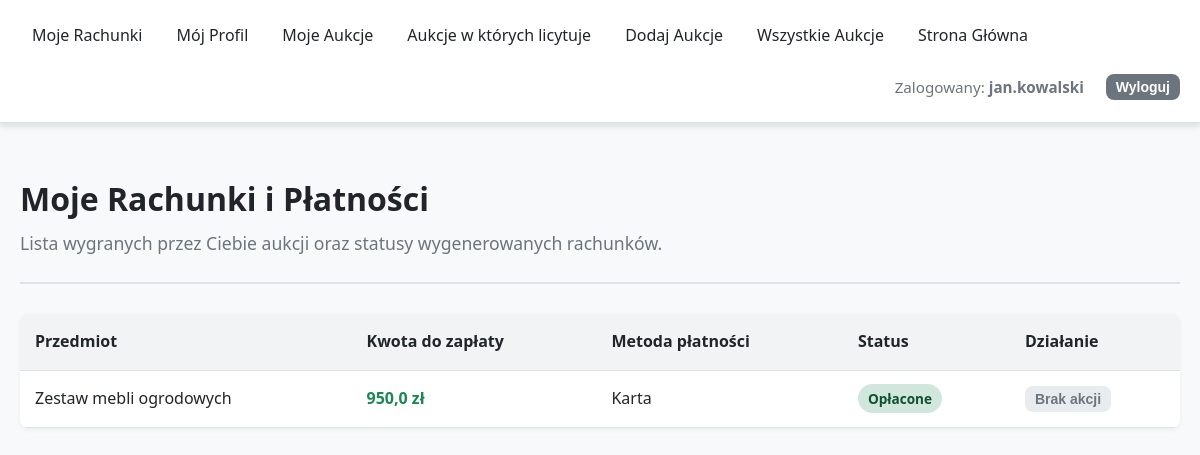
The app's page /my-invoices/ (signed in) with its own data.
### serwis/models.py (models this page shows, shortened)
class Platnosc(models.Model):
    STATUS = [
        ("Zaplacone", "Zaplacone"),
        ("Anulowano", "Anulowano"),
        ("Nie Zaplacone", "Nie Zaplacone")
    ]
    METODA_PLATNOSCI = [
        ("Karta", "Karta"),
        ("Gotowka", "Gotowka")
    ]
    aukcja = models.ForeignKey(Aukcja, on_delete=models.CASCADE, related_name="platnosci")
    platnik = models.ForeignKey(Uzytkownik, on_delete=models.CASCADE, related_name="dokonane_platnosci")
    status_platnosci = models.CharField(max_length=50, choices = STATUS, default = "Nie Zaplacone")
    cena_koncowa = models.FloatField(null = False)
    metoda_platnosc = models.CharField(max_length=50, choices=METODA_PLATNOSCI, null=True, blank=True)
    data_platnosc = models.DateTimeField(blank = True, null = True)
    class Meta:
        verbose_name = "Płatność"
        verbose_name_plural = "Płatności"

class Aukcja(models.Model):
    STATUS = [
        ("Aktywny", "Aktywny"),
        ("Zakonczone", "Zakonczone"),
    ]
    sprzedajacy = models.ForeignKey(Uzytkownik, on_delete = models.CASCADE, related_name = "aukcje")
    kategoria = models.ForeignKey(Kategoria, null = True, blank = True, on_delete = models.SET_NULL, related_name = "kategorie")
    nazwa_produktu = models.CharField(max_length = 200, null = False)
    cena_wywolawcza = models.FloatField(null = False, validators = [MinValueValidator(0.0)])
    data_wystawienia = models.DateField(auto_now_add=True)
    data_zakonczenia = models.DateField(null = False)
    opis = models.TextField(max_length = 1500 ,null = False, blank = True)
    status = models.CharField(choices = STATUS, default = "Aktywny")
    image = models.ImageField(upload_to = "auction_image", default = "default/no-image-icon.png")
    slug = models.SlugField(blank = True)
    class Meta:
        verbose_name = "Aukcja"
        verbose_name_plural = "Aukcje"

### serwis/views.py (the view)
# urls.py: path('my-invoices/', ClientMyInvoices.as_view(), name='client_invoices'),
class ClientMyInvoices(LoginRequiredMixin, ListView):
    model = Platnosc
    template_name = "serwis/client_my_invoices.html"
    context_object_name = "invoices"
    def get_queryset(self):
        return Platnosc.objects.filter(platnik__uzytkownik=self.request.user).order_by('status_platnosci')

### serwis/templates/serwis/client_my_invoices.html (shortened to what this page needs)
{% extends 'basic.html' %}
{% block main %}
    {% include "serwis/include/nav.html" %}
    <main class="main-content container">
        <header class="page-header">
            <h1 class="page-title">Moje Rachunki i Płatności</h1>
            <p class="page-description">Lista wygranych przez Ciebie aukcji oraz statusy wygenerowanych rachunków.</p>
        </header>
        <section class="invoices-section">
            {% if invoices %}
                <div class="table-responsive">
                    <table class="custom-table invoices-table">
                        <thead>
                            <tr>
                                <th>Przedmiot</th>
                                <th>Kwota do zapłaty</th>
                                <th>Metoda płatności</th>
                                <th>Status</th>
                                <th>Działanie</th>
                            </tr>
                        </thead>
                        <tbody>
                            {% for invoice in invoices %}
                                <tr class="table-row">
                                    <td class="table-cell font-medium">{{ invoice.aukcja.nazwa_produktu }}</td>
                                    <td class="table-cell price-highlight">{{ invoice.cena_koncowa }} zł</td>
                                    <td class="table-cell">
                                        {% if invoice.metoda_platnosc %}
                                            {{ invoice.metoda_platnosc }}
                                        {% else %}
                                            <span class="text-muted">Nie wybrano</span>
                                        {% endif %}
                                    </td>
                                    <td class="table-cell">
                                        {% if invoice.status_platnosci == 'Zaplacone' %}
                                            <span class="status-badge status-success">Opłacone</span>
                                        {% elif invoice.status_platnosci == 'Nie Zaplacone' %}
                                            {% if invoice.metoda_platnosc %}
                                                <span class="status-badge status-warning">Oczekuje na weryfikację</span>
                                            {% else %}
                                                <span class="status-badge status-danger">Wymaga opłacenia</span>
                                            {% endif %}
                                        {% else %}
                                            <span class="status-badge status-default">{{ invoice.status_platnosci }}</span>
                                        {% endif %}
                                    </td>
                                    <td class="table-cell action-cell">
                                        {% if invoice.status_platnosci == 'Nie Zaplacone' and not invoice.metoda_platnosc %}
                                            <a href="{% url 'client_pay_invoice' invoice.id %}" class="btn btn-primary btn-sm">Opłać rachunek</a>
                                        {% else %}
                                            <button disabled class="btn btn-disabled btn-sm">Brak akcji</button>
                                        {% endif %}
                                    </td>
                                </tr>
                            {% endfor %}
                        </tbody>
                    </table>
                </div>
            {% else %}
                <div class="alert alert-info empty-state">
                    <p>Nie masz jeszcze żadnych rachunków do opłacenia. Licytuj dalej!</p>
                </div>
            {% endif %}
        </section>
    </main>
{% endblock main %}

### serwis/templates/serwis/include/nav.html (shortened to what this page needs)
<nav class="main-nav">
    <ul class="nav-list container">
        {% if user.is_superuser or user.is_authenticated and user.profiluzytkownika.rola == "Klient" %}
            <li class="nav-item"><a href="{% url 'client_invoices' %}" class="nav-link">Moje Rachunki</a></li>
            <li class="nav-item"><a href="{% url 'my_profile' %}" class="nav-link">Mój Profil</a></li>
            <li class="nav-item"><a href="{% url 'my_offers' %}" class="nav-link">Moje Aukcje</a></li>
            <li class="nav-item"><a href="{% url 'my_biddings' %}" class="nav-link">Aukcje w których licytuje</a></li>
            <li class="nav-item"><a href="{% url 'add_auction' %}" class="nav-link">Dodaj Aukcje</a></li>
            <li class="nav-item"><a href="{% url 'auction_list' %}" class="nav-link">Wszystkie Aukcje</a></li>
        {% endif %}
            <li class="nav-item"><a href="{% url 'starting_page' %}" class="nav-link">Strona Główna</a></li>
        {% if user.is_authenticated %}
            <li class="nav-item ms-auto">
                <span class="nav-text">
                    Zalogowany: <strong>{{ user.username }}</strong>
                </span>
            </li>
            <li class="nav-item">
                <form method="post" action="{% url 'logout' %}" class="nav-form">
                    <button type="submit" class="btn btn-secondary btn-sm">Wyloguj</button>
                </form>
            </li>
        {% else %}
            <li class="nav-item ms-auto">
                <a href="{% url 'login' %}" class="btn btn-primary btn-sm">Zaloguj się</a>
            </li>
        {% endif %}
    </ul>
</nav>

### static/basic.css (style rules this page uses)
:root { --primary-color: #0d6efd; --primary-hover: #0b5ed7; --secondary-color: #6c757d; --secondary-hover: #5c636a; --success-color: #198754; --danger-color: #dc3545; --warning-color: #ffc107; --info-color: #0dcaf0; --bg-color: #f8f9fa; --text-color: #212529; --text-muted: #6c757d; --border-color: #dee2e6; --card-bg: #ffffff; --font-family: 'Segoe UI', Roboto, Helvetica, Arial, sans-serif; --border-radius: 8px; --shadow-sm: 0 2px 4px rgba(0,0,0,0.05); --shadow-md: 0 4px 6px rgba(0,0,0,0.1); }
* { box-sizing: border-box; margin: 0; padding: 0; }
body { font-family: var(--font-family); background-color: var(--bg-color); color: var(--text-color); line-height: 1.6; }
a { text-decoration: none; color: var(--primary-color); }
.container { max-width: 1200px; margin: 0 auto; padding: 20px; }
.page-header { margin-bottom: 30px; padding-bottom: 10px; border-bottom: 2px solid var(--border-color); }
.page-title { font-size: 2rem; font-weight: 700; margin-bottom: 5px; }
.page-description, .section-subtitle { color: var(--text-muted); font-size: 1.1rem; margin-bottom: 15px; }
.btn { display: inline-block; padding: 10px 20px; font-size: 1rem; font-weight: 600; text-align: center; border: none; border-radius: var(--border-radius); cursor: pointer; transition: background-color 0.2s, transform 0.1s; text-decoration: none; }
.btn-secondary { background-color: var(--secondary-color); color: white; }
.btn-sm { padding: 5px 10px; font-size: 0.875rem; }
.btn-disabled { background-color: #e9ecef; color: var(--text-muted); cursor: not-allowed; }
.table-responsive { overflow-x: auto; background-color: var(--card-bg); border-radius: var(--border-radius); box-shadow: var(--shadow-sm); }
.custom-table { width: 100%; border-collapse: collapse; text-align: left; }
.custom-table th, .custom-table td { padding: 15px; border-bottom: 1px solid var(--border-color); }
.custom-table th { background-color: #f1f3f5; font-weight: 600; }
.status-badge { padding: 5px 10px; border-radius: 20px; font-size: 0.85rem; font-weight: 600; }
.status-success { background-color: #d1e7dd; color: #0f5132; }
.price-highlight { font-weight: 700; color: var(--success-color); }
.main-nav { background-color: var(--card-bg); box-shadow: var(--shadow-md); margin-bottom: 30px; border-bottom: 1px solid var(--border-color); }
.nav-list { list-style: none; display: flex; flex-wrap: wrap; align-items: center; gap: 10px; margin-top: 0; margin-bottom: 0; padding-top: 15px; padding-bottom: 15px; }
.nav-item { display: inline-flex; align-items: center; }
.nav-link { color: var(--text-color); font-weight: 500; padding: 8px 12px; border-radius: var(--border-radius); transition: background-color 0.2s, color 0.2s; text-decoration: none; }
.nav-text { color: var(--text-muted); font-size: 0.95rem; padding: 8px 12px; }
.nav-form { margin: 0; padding: 0; }
.ms-auto { margin-left: auto; }

### records on screen
Platnosc: aukcja.nazwa_produktu "Zestaw mebli ogrodowych", cena_koncowa "950,0", metoda_platnosc "Karta", status_platnosci "Opłacone"

### other values on screen
{{ user.username }} "jan.kowalski"
